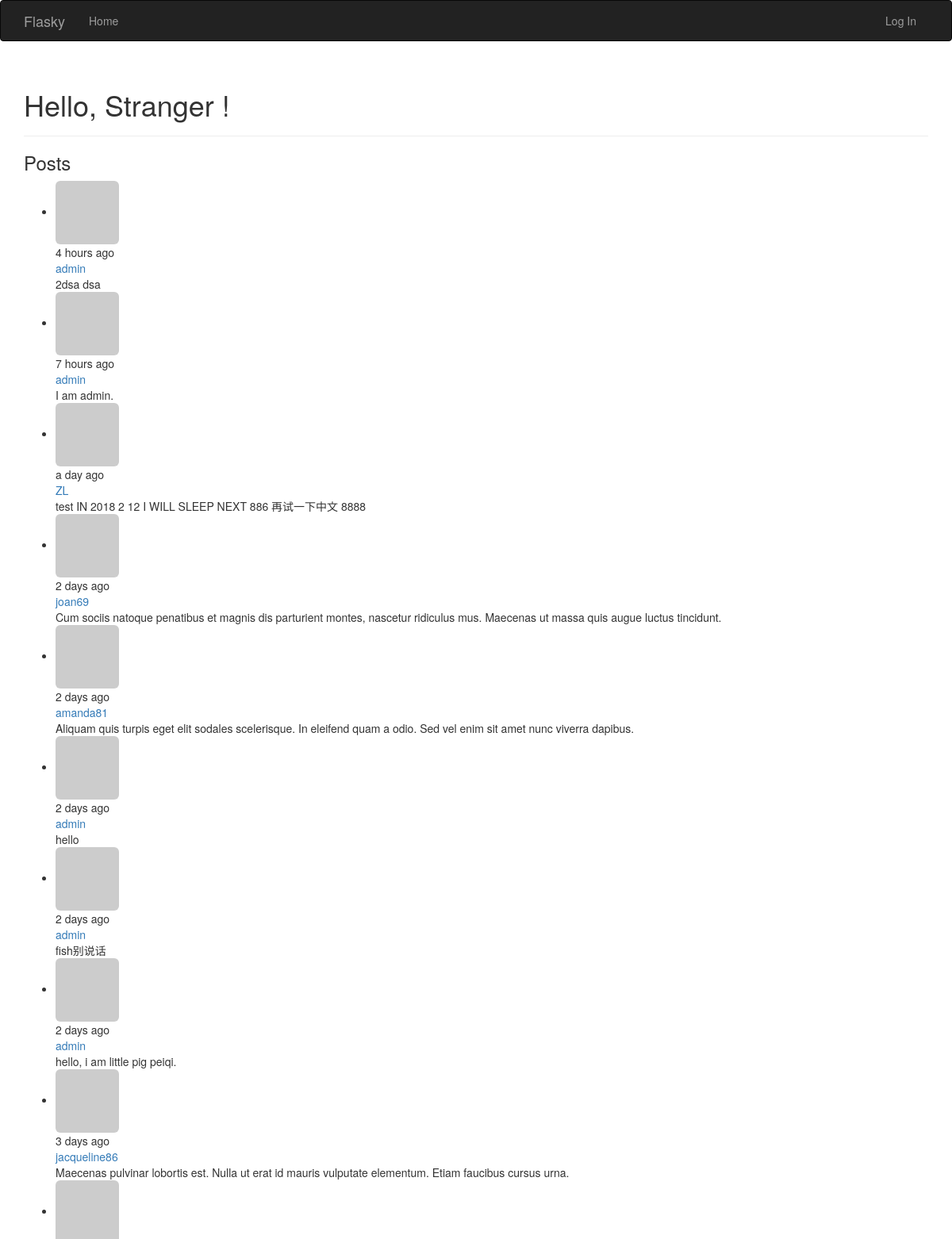
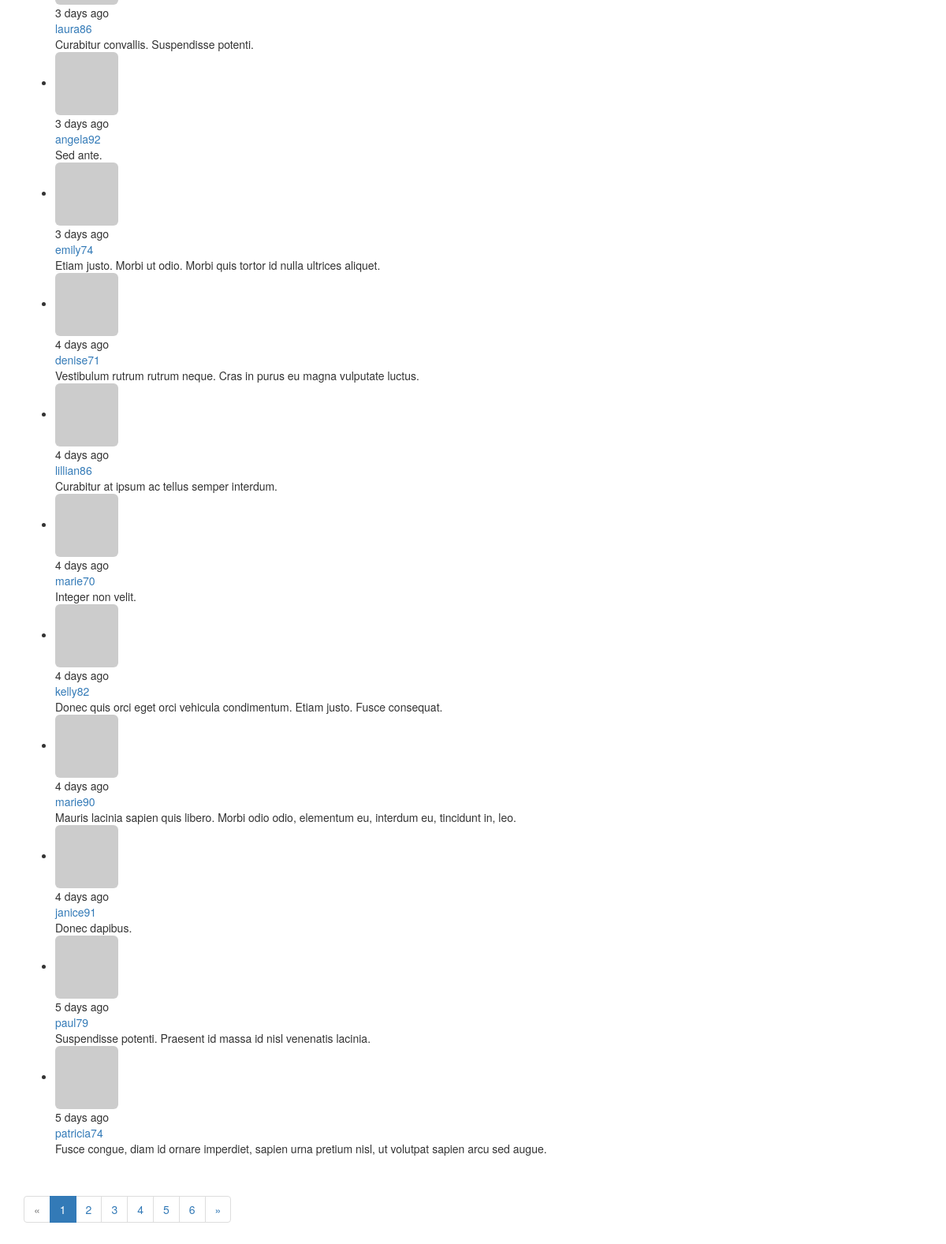
Before: / with the older database file (2 pictures, top to bottom).
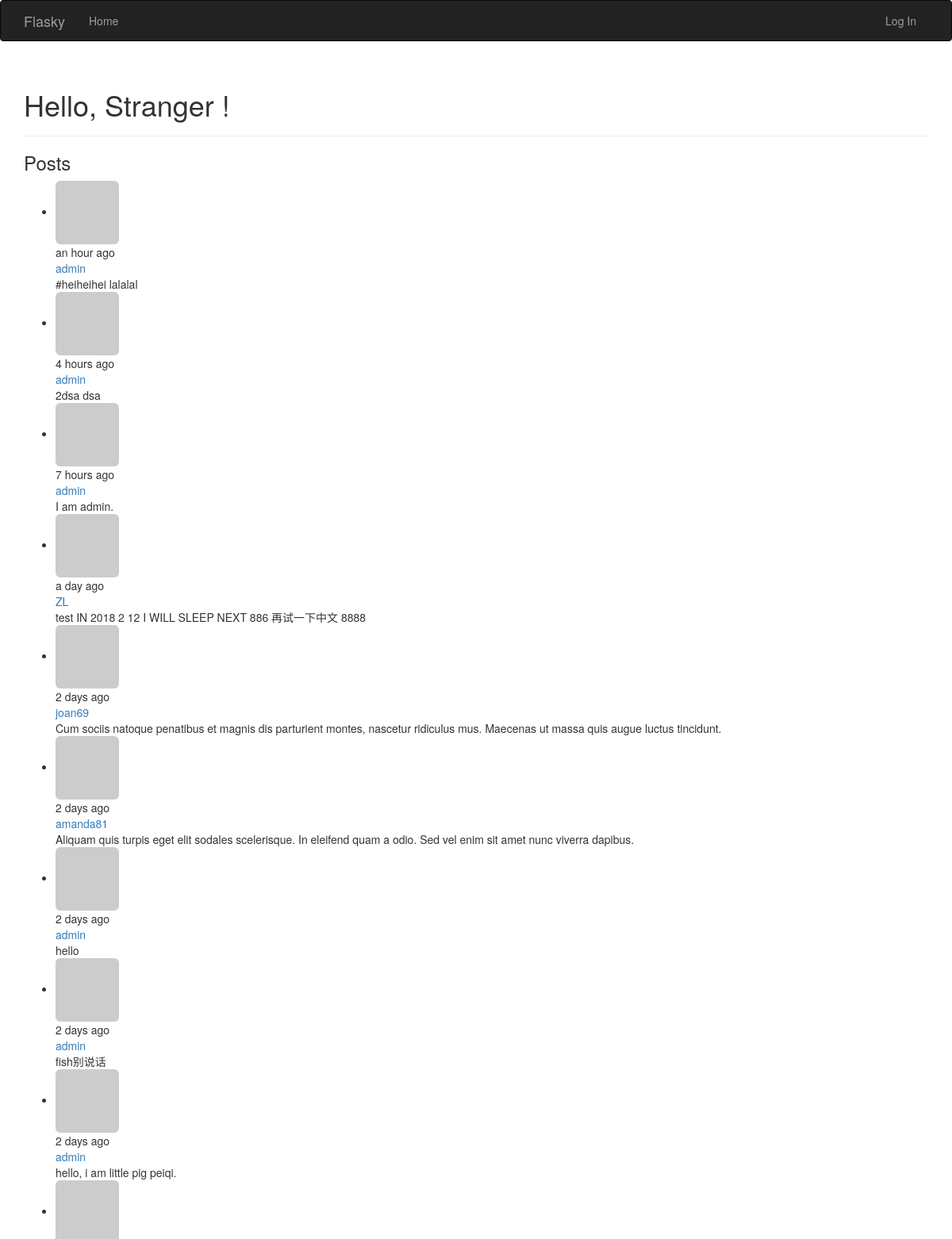
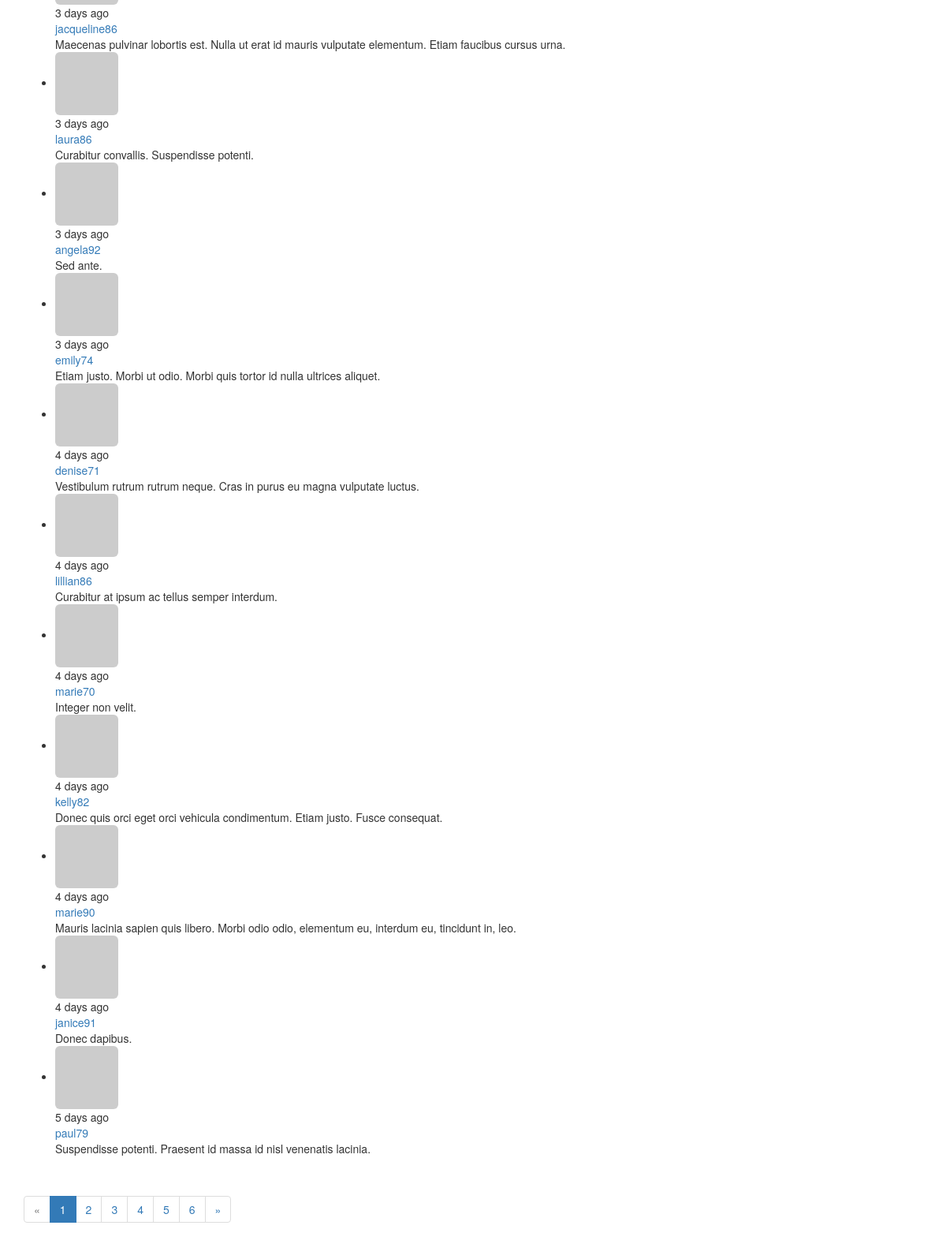
After: the same page with the newer database file (2 pictures, top to bottom).
### app/models.py (models this page shows, shortened)
class Post(db.Model):
    __tablename__ = 'posts'
    id = db.Column(db.Integer, primary_key=True)
    body = db.Column(db.Text)
    timestamp = db.Column(db.DateTime, index=True, default=datetime.utcnow)
    author_id = db.Column(db.Integer, db.ForeignKey('users.id'))

class User(UserMixin, db.Model):
    __tablename__ = 'users'
    id = db.Column(db.Integer, primary_key=True)
    username = db.Column(db.String(64), unique=True, index=True)
    role_id = db.Column(db.Integer, db.ForeignKey('roles.id'))
    password_hash = db.Column(db.String(128))
    email = db.Column(db.String(64), unique=True, index=True)
    posts = db.relationship('Post', backref = 'author', lazy = 'dynamic')
    avatar_hash = db.Column(db.String(32))
    name = db.Column(db.String(64))#real name
    location = db.Column(db.String(64))
    about_me = db.Column(db.Text())
    member_since = db.Column(db.DateTime(), default=datetime.utcnow)
    last_seen = db.Column(db.DateTime(), default=datetime.utcnow)
    avatar = db.Column(db.String(128), default=None)
    def gravatar_hash(self):
        return hashlib.md5(self.email.lower().encode('utf-8')).hexdigest()
    def gravatar(self, size=100, default='identicon', rating='g'):
        url = 'https://secure.gravatar.com/avatar'
        hash = self.avatar_hash or self.gravatar_hash()
        return '{url}/{hash}?s={size}&d={default}&r={rating}'.format(
            url=url, hash=hash, size=size, default=default, rating=rating)
    @property
    def password(self):
        raise AttributeError('password is not a readable attribute')

### app/main/views.py (the view)
@main.route('/', methods=['GET','POST'])
def index():
    form = PostForm()
    if current_user.can(PERMISSION.WRITE) and form.validate_on_submit():
        post = Post(body=form.body.data, author=current_user._get_current_object())
        db.session.add(post)
        db.session.commit()
        return redirect(url_for('.index'))
    page = request.args.get('page', 1, type=int)
    pagination = Post.query.order_by(Post.timestamp.desc()).paginate(
        page, per_page=current_app.config['FLASKY_POSTS_PER_AGE'],
        error_out=False
    )
    posts = pagination.items
    return render_template('index.html', form=form, posts=posts, pagination=pagination)

### app/auth/views.py (called while the page is built)
@auth.before_app_request
def before_request():
    if current_user.is_authenticated:
        current_user.ping()

### app/main/__init__.py (called while the page is built)
@main.app_context_processor
def inject_permissions():
    return dict(Permission=PERMISSION)

### app/models.py (called while the page is built)
    def can(self, permissions):
        return False

### app/templates/index.html (shortened to what this page needs)
{% extends "base.html" %}
{% import "bootstrap/wtf.html" as wtf %}
{% import "_macros.html" as macros %}
{% block page_content %}
<div class="page-header">
    <h1>Hello,
        {% if current_user.is_authenticated %}
        {{ current_user.username }}
        {% else %}
        Stranger
        {% endif %}!
    </h1>
</div>
<h3>Posts</h3>
{% include '_posts.html' %}
    {% if pagination %}
<div class="pagination">
    {{ macros.pagination_widget(pagination, '.index') }}
</div>
    {% endif %}
{% endblock %}

### app/templates/_posts.html
<ul class="posts">
    {% for post in posts %}
    <li class="post">
        <div class="post-thumbnail">
            <a href="{{ url_for('.user', username=post.author.username) }}">
                <img class="img-rounded profile-thumbnail" src="{{ post.author.gravatar(size=40) }}">
            </a>
        </div>
        <div class="post-content">
            <div class="post-date">{{ moment(post.timestamp).fromNow() }}</div>
            <div class="post-author"><a href="{{ url_for('.user', username=post.author.username) }}">{{ post.author.username }}</a></div>
            <div class="post-body">{{ post.body }}</div>
        </div>
    </li>
    {% endfor %}
</ul>

Changed rows visible on the page:
no longer on this page (row unchanged): Post: timestamp "5 days ago", author.username "patricia74", body "Fusce congue, diam id ornare imperdiet, sapien urna pretium nisl, ut volutpat sapien arcu sed augue."
added Post: timestamp "an hour ago", author.username "admin", body "#heiheihei lalalal"
